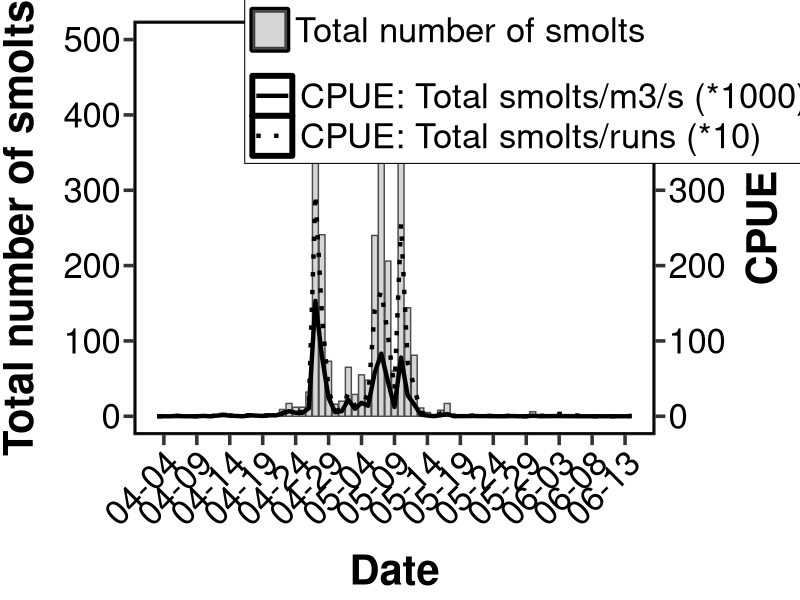
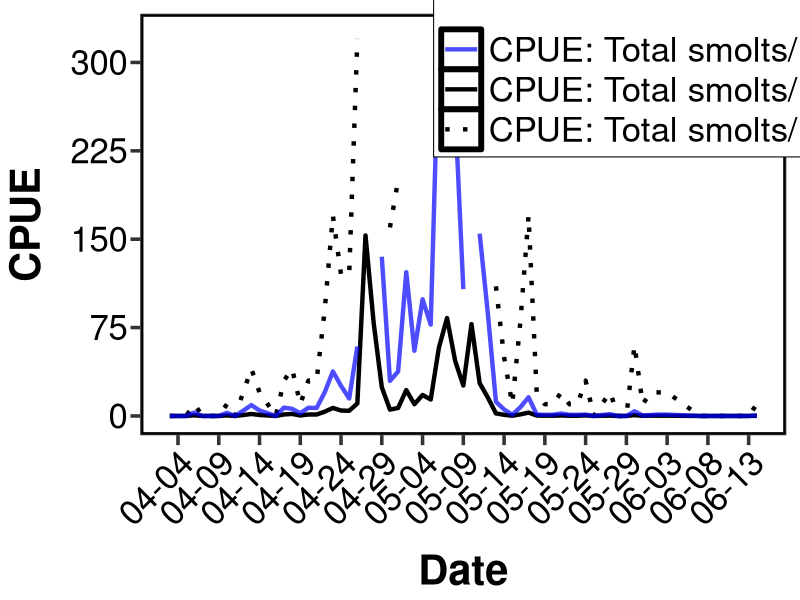
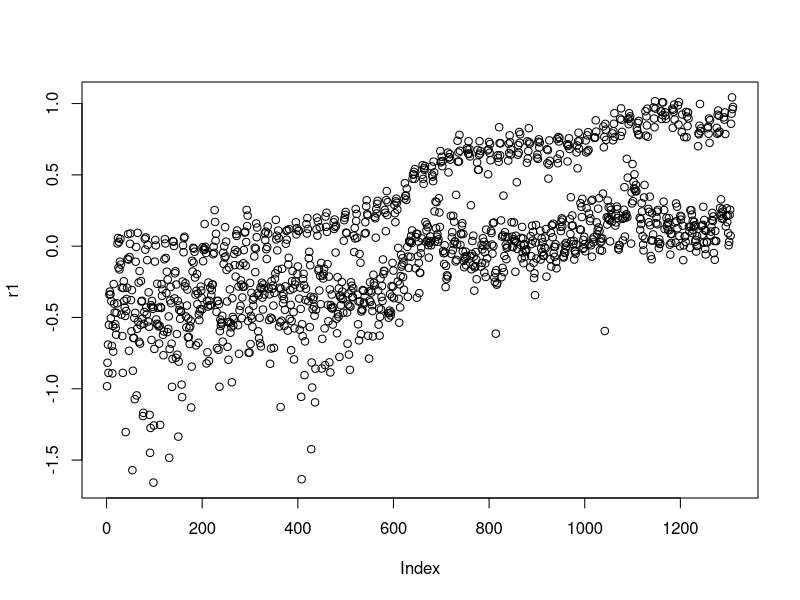
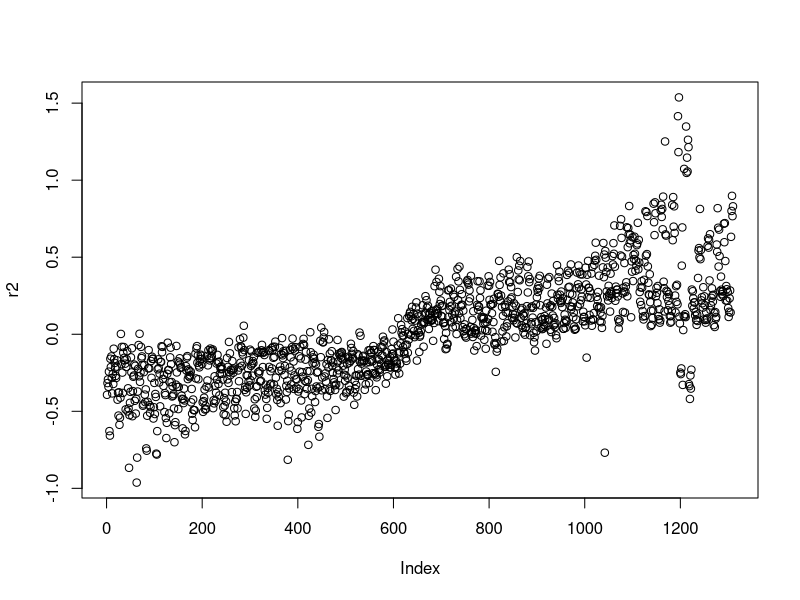
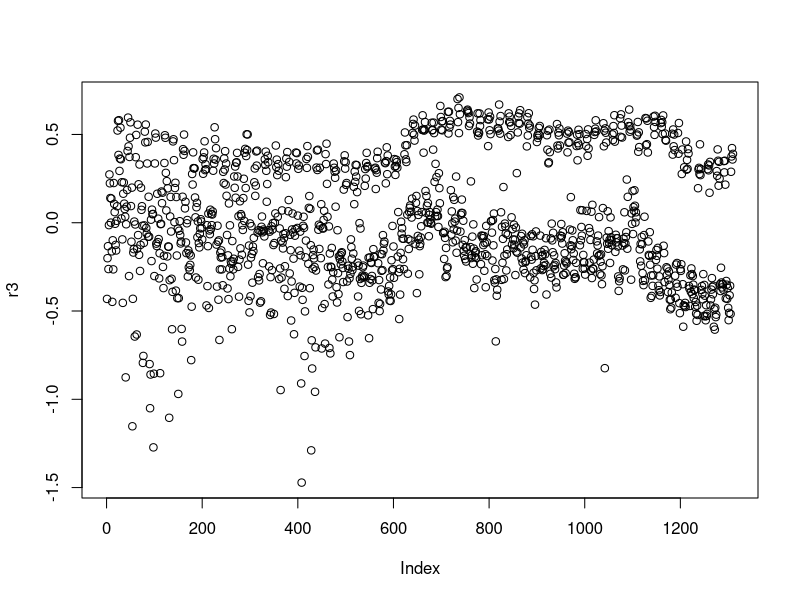
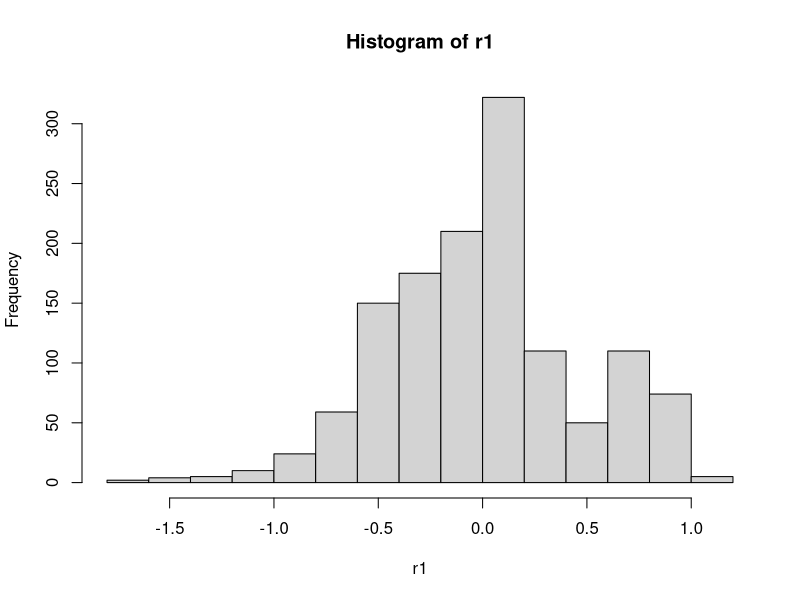
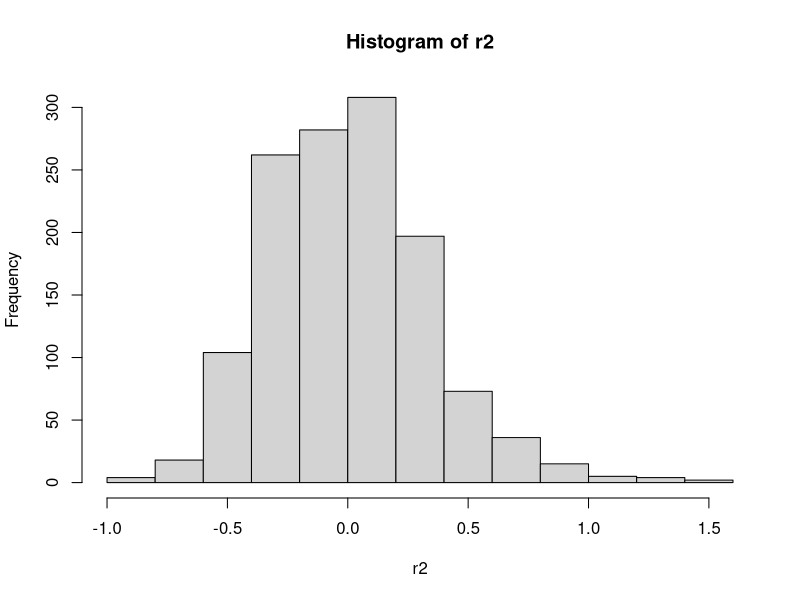
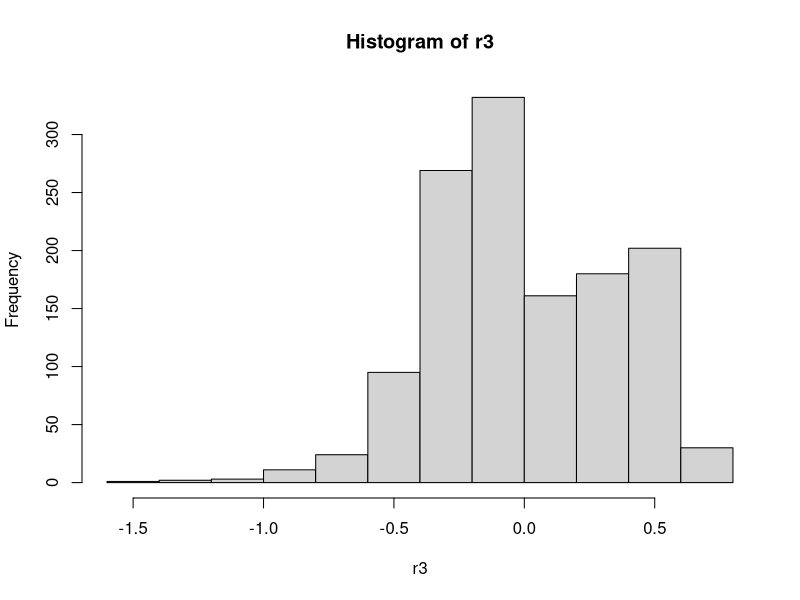

R code for these plots, in order:
## Calibrating CPUE by daily discharge  

# WORK directory
setwd("~/`Stock assessment/Analysis/Data files")

# Load data
data <- read.csv("TEB_leftjoin.csv")

# Fix variable formats 
data$date <- as.Date(data$date)

# Libraries to use
library(dplyr)
library(ggplot2)
library(tidyr)
library(magrittr)
library(stringr)
library(grid)
library(gridExtra)

################################################################################################################################################
################################################################################################################################################


# Note: the code below corresponds to the word doc "Mission Sockeye smolt CPUE calibrations"


################################################################################################################################################


# METHOD 1.1: Daily catch/daily discharge (scale: day)

# Calibrate daily total catch by daily discharge @ Hope
CPUE_discharge <- data %>%
  select(sockeye_smolt_total, discharge_m3s, date, USID, run, run_time) %>% 
  filter(sockeye_smolt_total != "NR", run_time == "0:15") %>%                                                                         # Remove the messy NR entries and select only 15 minute runs
  group_by(date, USID, discharge_m3s) %>%                                                                                             # Group by date, sampling event and discharge
  summarize(unique_SO = unique(sockeye_smolt_total, na.rm=T), unique_runs=unique(run)) %>%                                            # Create new variables to select the total number of sockeye in each sampling event and the number of runs
  select(date, USID, discharge_m3s, unique_SO, unique_runs) %>%                                                                       # Select those new variables as well as other ones
  group_by(date) %>%                                                                                                                  # Group by date
  summarize(total_SO = sum(unique_SO, na.rm=T), discharge = mean(discharge_m3s, na.rm=T), nruns=n_distinct(unique_runs)) %>%          # Create new variables to sum the daily total sockeye, daily discharge and number of runs in a day 
  mutate(fish_m3s = (total_SO/discharge)*1000) %>%                                                                                    # Create new column to divide daily total sockeye/daily discharge
  mutate(fish_run = (total_SO/nruns)*10) %>%                                                                                          # Create new column to divide daily total sockeye/daily number of runs (original CPUE method)
  print()

# Plot dyplyr results (Figure 1) 
CPUE_discharge$date <- as.Date(as.character(CPUE_discharge$date))

ggplot(CPUE_discharge, aes(x=date)) +
  geom_bar(aes(y=total_SO, fill="Total number of smolts"), stat="identity", colour="gray30", alpha=0.4) +
  geom_line(aes(y=fish_run, group=1, 
                colour="CPUE: Total smolts/runs (*10)", 
                linetype="CPUE: Total smolts/runs (*10)",
                size="CPUE: Total smolts/runs (*10)")) +
  geom_line(aes(y=fish_m3s, group=2, 
                colour="CPUE: Total smolts/m3/s (*1000)", 
                linetype = "CPUE: Total smolts/m3/s (*1000)",
                size="CPUE: Total smolts/m3/s (*1000)")) + 
  scale_fill_manual("", values="gray60") +
  scale_colour_manual("", values=c("CPUE: Total smolts/runs (*10)" = "black", 
                                   "CPUE: Total smolts/m3/s (*1000)" = "black")) +
  scale_linetype_manual("", values = c("CPUE: Total smolts/runs (*10)" = 3, 
                                       "CPUE: Total smolts/m3/s (*1000)" = 1)) +
  scale_size_manual("", values = c("CPUE: Total smolts/runs (*10)"=1.5, 
                                   "CPUE: Total smolts/m3/s (*1000)"=1.5)) +
  scale_x_date(limits=as.Date(c("2017-04-03", "2017-06-14")), date_breaks = "5 day", date_labels = "%m-%d") + 
  scale_y_continuous(limits=c(0,500), breaks=seq(0,500,by=100), labels = seq(0,500, by=100),
                     sec.axis = sec_axis(~., name = "CPUE")) +
  theme_bw() +
  theme(text = element_text(colour="black", size=12),
        plot.margin=margin(t=15,r=10,b=2,l=2),
        panel.background = element_rect(fill = "white", colour="black", size=2),
        panel.grid.minor = element_line(colour = "transparent"),
        panel.grid.major = element_line(colour = "transparent"),
        plot.background = element_rect(fill = "white"),
        axis.ticks = element_line(size=1.2),
        axis.ticks.length = unit(0.5, "line"),
        axis.title.y = element_text(margin=margin(t=0,r=15,b=0,l=0), face="bold", size=30),
        axis.text.y = element_text(colour="black", size=25),
        axis.title.x = element_text(margin=margin(t=15,r=0,b=2,l=0), face="bold", size=30),
        axis.text.x = element_text(colour="black", angle=45, hjust=1, size=25),
        axis.title.y.right = element_text(margin=margin(t=0,r=0,b=0,l=15), angle=90, size=30),
        legend.text = element_text(size=25),
        legend.position = c(0.76,0.88),
        legend.background = element_blank(),
        legend.box.background = element_rect(colour = "black"),
        legend.spacing.y = unit(-3.5, "mm"), 
        legend.key.height = unit(2, "line"),
        legend.key.width = unit(2, "line")) +
  guides(fill=guide_legend(keywidth=0.35, keyheight=0.4, default.unit="inch")) +
  ylab("Total number of smolts") +
  xlab("Date")
  



# Method 1.2: Daily catch/daily discharge ACCOUNTING FOR SAMPLING TIME (scale: day)

# Calibrate daily total catch by daily discharge @ Hope - ACCOUNT FOR SAMPLING EFFORT (TOTAL RUN TIME in sec)
CPUE_discharge_run <- data %>%
  select(sockeye_smolt_total, discharge_m3s, date, USID, run, run_time) %>% 
  transform(run_time=str_replace(run_time,"0:","")) %>%
  mutate_at(vars(c(5)), funs(as.numeric)) %>%
  filter(sockeye_smolt_total != "NR") %>%                                                                        
  group_by(date, USID, discharge_m3s, run, run_time) %>%                                        
  summarize(unique_SO = unique(sockeye_smolt_total, na.rm=T)) %>%
  group_by(date, run, discharge_m3s) %>%
  summarize(total_SO = sum(unique_SO), unique_time = unique(run_time)) %>%
  mutate_at(vars(c(5)), funs(as.numeric)) %>%
  group_by(date) %>% 
  summarize(total_SO = sum(total_SO), total_time = sum(unique_time*60), 
            discharge = mean(discharge_m3s, na.rm=T), runs = n_distinct(run)) %>%
  mutate(fish_run = total_SO/runs*10,
         fish_m3s = total_SO/discharge*1000,
         fish_m3 = ((total_SO/discharge)/total_time)*10000000) %>%
  print()

# Plot dyplyr results (Figure 2)
CPUE_discharge_run$date <- as.Date(as.character(CPUE_discharge_run$date))

ggplot(CPUE_discharge_run, aes(x=date)) +
  geom_line(aes(y=fish_run, group=1, 
                colour="CPUE: Total smolts/runs", 
                linetype="CPUE: Total smolts/runs",
                size="CPUE: Total smolts/runs"), alpha = 1) +
  geom_line(aes(y=fish_m3s, group=2, 
                colour="CPUE: Total smolts/m3/s", 
                linetype = "CPUE: Total smolts/m3/s",
                size="CPUE: Total smolts/m3/s"), alpha = 1) + 
  geom_line(aes(y=fish_m3, group=3, 
                colour="CPUE: Total smolts/m3", 
                linetype = "CPUE: Total smolts/m3",
                size="CPUE: Total smolts/m3"), alpha = 0.7) + 
  scale_colour_manual("", values=c("CPUE: Total smolts/runs" = "black", 
                                   "CPUE: Total smolts/m3/s" = "black",
                                   "CPUE: Total smolts/m3" = "blue")) +
  scale_linetype_manual("", values = c("CPUE: Total smolts/runs" = 3, 
                                       "CPUE: Total smolts/m3/s" = 1,
                                       "CPUE: Total smolts/m3" = 1)) +
  scale_size_manual("", values = c("CPUE: Total smolts/runs" = 1.5, 
                                   "CPUE: Total smolts/m3/s" = 1.5,
                                   "CPUE: Total smolts/m3" = 1.5)) +
  scale_x_date(limits = as.Date(c("2017-04-03", "2017-06-14")), date_breaks = "5 day", date_labels = "%m-%d") + 
  scale_y_continuous(limits=c(0,325), breaks=seq(0,325,by=75), labels = seq(0,325, by=75)) +
  theme_bw() +
  theme(text = element_text(colour="black", size=12),
        plot.margin=margin(t=10,r=10,b=2,l=2),
        panel.background = element_rect(fill = "white", colour = "black", size=2),
        panel.grid.minor = element_line(colour = "transparent"),
        panel.grid.major = element_line(colour = "transparent"),
        plot.background = element_rect(fill = "transparent"),
        axis.ticks = element_line(size=1.2),
        axis.ticks.length = unit(0.5, "line"),
        axis.title.y = element_text(margin=margin(t=0,r=15,b=0,l=5), face="bold", size=30),
        axis.text.y = element_text(colour="black", size=25),
        axis.title.x = element_text(margin=margin(t=15,r=0,b=2,l=0), face="bold", size=30),
        axis.text.x = element_text(colour="black", angle=45, hjust=1, size=25),
        legend.text = element_text(size=25),
        legend.position = c(0.8,0.85),
        legend.background = element_blank(),
        legend.box.background = element_rect(colour = "black"),
        legend.spacing.y = unit(-3.5, "mm"), 
        legend.key.height = unit(2, "line"),
        legend.key.width = unit(2, "line")) +
  guides(fill=guide_legend(keywidth=0.35, keyheight=0.4, default.unit="inch")) +
  ylab("CPUE") +
  xlab("Date")


################################################################################################################################################


# METHOD 2: Standardizing by bay flow (scale: bay, 3 levels)



# FIRST SOME EXPLORATORY RELATIONSHIPS
# Extract current speed ~ bay, date, time
flow <- data %>% 
  select(date, USID, bay, run, current_speed_mps, NEW_set_start) %>% 
  filter(current_speed_mps != "#DIV/0!", current_speed_mps > 0) %>%                                    # 135 entries lost due to no GPS data
  group_by(date, USID, run, bay, NEW_set_start) %>% 
  summarize(unq_flow = unique(current_speed_mps), unq_start = unique(NEW_set_start)) %>% 
  group_by(date, bay, unq_start) %>% 
  summarize(flow = unique(unq_flow)) %>%
  mutate_at(vars(c(3)), funs(as.character)) %>%
  mutate(unq_start = paste(gsub(":", "", unq_start))) %>%
  mutate_at(vars(c(3)), funs(as.numeric)) %>%
  print()

    # Test: flow ~ bay + date + time of day (based on start time) 
    lm1 <- lm(log(flow) ~ unq_start, data=flow)
    lm2 <- lm(flow ~ bay, data=flow)
    lm3 <- lm(log(flow) ~ date, data=flow)
    r1 <- resid(lm1)
    r2 <- resid(lm2)
    r3 <- resid(lm3)
    plot(r1)
    plot(r2)
    plot(r3)
    hist(r1)
    hist(r2)
    hist(r3)
    qqnorm(r1)
    qqline(r1)
    qqnorm(r2)
    qqline(r2)
    qqnorm(r3)
    qqline(r3)
    
    a1 <- aov(flow ~ unq_start*bay + bay + date*bay, data=flow)
    summary(a1)

# Afterthought - also get current speed ~ discharge 
flow_dis <- data %>% 
  select(date, discharge_m3s, current_speed_mps, bay) %>% 
  group_by(date, bay) %>% 
  summarize(discharge = mean(discharge_m3s, na.rm=T), current = mean(current_speed_mps, na.rm=T))
    
    
    # Plot current speed ~ date, current speed ~ time of day, current speed ~ discharge
    date<-ggplot(flow, aes(fill=bay)) + 
      geom_point(aes(x=date, y=flow), pch=21, size=5) +
      scale_x_date(limits = as.Date(c("2017-04-03", "2017-06-14")), date_breaks = "7 day", date_labels = "%m-%d") +
      scale_fill_manual(values=c("#0059d1", "#f0992d", "#81a926"), 
                        name="",
                        breaks=c("B2", "B6", "B11"),
                        labels=c("Bay 2", "Bay 6", "Bay 11")) +
      theme_bw() +
      theme(text = element_text(colour="black", size=12),
            plot.margin=margin(t=10,r=10,b=2,l=2),
            panel.background = element_rect(fill = "white", colour = "black", size=2),
            panel.grid.minor = element_line(colour = "transparent"),
            panel.grid.major = element_line(colour = "transparent"),
            plot.background = element_rect(fill = "transparent"),
            axis.ticks = element_line(size=1.2),
            axis.ticks.length = unit(0.5, "line"),
            axis.title.y = element_text(margin=margin(t=0,r=5,b=0,l=5), face="bold", size=30),
            axis.text.y = element_text(colour="black", size=25),
            axis.title.x = element_text(margin=margin(t=5,r=0,b=2,l=0), face="bold", size=30),
            axis.text.x = element_text(colour="black", size=25),
            legend.title = element_blank(),
            legend.text = element_text(size=25),
            legend.position = c(0.1,0.7),
            legend.background = element_blank(),
            legend.box.background = element_rect(colour = "black"))+
          #  legend.spacing.y = unit(-3.5, "mm"), 
          #  legend.key.height = unit(2, "line"),
           # legend.key.width = unit(2, "line")) +
      xlab("Date") +
      ylab("")
    
    start<-ggplot(flow, aes(fill=bay)) + 
      geom_point(aes(x=unq_start, y=flow), pch=21, size=5) +
      scale_x_continuous(breaks=seq(600, 1530,150), labels=seq(600,1530,150), limits=c(600,1530)) +
      scale_fill_manual(values=c("#0059d1", "#f0992d", "#81a926"), 
                        name="",
                        breaks=c("B2", "B6", "B11"),
                        labels=c("Bay 2", "Bay 6", "Bay 11")) +
      theme_bw() +
      theme(text = element_text(colour="black", size=12),
            plot.margin=margin(t=10,r=10,b=2,l=2),
            panel.background = element_rect(fill = "white", colour = "black", size=2),
            panel.grid.minor = element_line(colour = "transparent"),
            panel.grid.major = element_line(colour = "transparent"),
            plot.background = element_rect(fill = "transparent"),
            axis.ticks = element_line(size=1.2),
            axis.ticks.length = unit(0.5, "line"),
            axis.title.y = element_text(margin=margin(t=0,r=15,b=0,l=5), face="bold", size=30),
            axis.text.y = element_text(colour="black", size=25),
            axis.title.x = element_text(margin=margin(t=5,r=0,b=2,l=0), face="bold", size=30),
            axis.text.x = element_text(colour="black", size=25),
            legend.position="none") +
      ylab("Current speed (m/s)") +
      xlab("Time of day (24 hr)")
    
    dcharge<-ggplot(flow_dis, aes(x=discharge, y=current, fill=bay)) +
      geom_point(pch=21, size=5) +
      scale_x_continuous(limits=c(1600,10000), breaks=seq(1600,10000, by=2000), labels=seq(1600,10000,by=2000)) +
      scale_fill_manual(values=c("#0059d1", "#f0992d", "#81a926"), 
                        name="",
                        breaks=c("B2", "B6", "B11"),
                        labels=c("Bay 2", "Bay 6", "Bay 11")) +
      theme_bw() +
      theme(text = element_text(colour="black", size=12),
            plot.margin=margin(t=10,r=10,b=2,l=2),
            panel.background = element_rect(fill = "white", colour = "black", size=2),
            panel.grid.minor = element_line(colour = "transparent"),
            panel.grid.major = element_line(colour = "transparent"),
            plot.background = element_rect(fill = "transparent"),
            axis.ticks = element_line(size=1.2),
            axis.ticks.length = unit(0.5, "line"),
            axis.title.y = element_text(margin=margin(t=0,r=5,b=0,l=5), face="bold", size=30),
            axis.text.y = element_text(colour="black", size=25),
            axis.title.x = element_text(margin=margin(t=10,r=0,b=5,l=0), face="bold", size=30),
            axis.text.x = element_text(colour="black", size=25),
            legend.text = element_text(size=25),
            legend.position = "none") +
      xlab(expression(bold(paste("Discharge ("~m^3, "/", s,")", sep="")))) +   
      ylab("")
    
    grid.newpage()
    grid.draw(rbind(ggplotGrob(date), ggplotGrob(start), ggplotGrob(dcharge), size="last"))



### 

# Calculate current speed for each date-run event
  # Current varies:
    # Intra-annually             (~Date, due to discharge)
    # Over the course of a day   (~Date-time, due to tide)
    # Horizontally               (~Date-run, due to shoreline effects)
  # This is at the run scale so dont need to account for sampling time (unless scaled up to daily CPUE)
    
bay_flow <- data %>% 
  select(date, USID, run, bay, current_speed_mps, NEW_set_start, sockeye_smolt_total) %>% 
  filter(current_speed_mps != "#DIV/0!", current_speed_mps > 0) %>%                                      # 135 entries lost due to no GPS data
  group_by(date, USID, run, bay, NEW_set_start) %>% 
  summarize(current = unique(current_speed_mps), catch = unique(sockeye_smolt_total, na.rm=T)) %>% 
  group_by(date, run, bay, NEW_set_start) %>%
  summarize(current = unique(current), total = sum(catch, na.rm=T)) %>% 
  mutate(fish_ms = total/current)

total<-ggplot(bay_flow, aes(fill=bay)) +
  geom_bar(stat="identity", aes(x=date, y=total), position="dodge") +
  scale_y_continuous(limits=c(0,200)) +
  theme(legend.position="none")

fish_ms<-ggplot(bay_flow, aes(fill=bay)) +
  geom_bar(stat="identity", aes(x=date, y=fish_ms), position="dodge") +
  scale_y_continuous(limits=c(0,100)) +
  theme(legend.title=element_blank(),
        legend.position = c(0.8,0.8))

grid.arrange(total, fish_ms, ncol=2)
